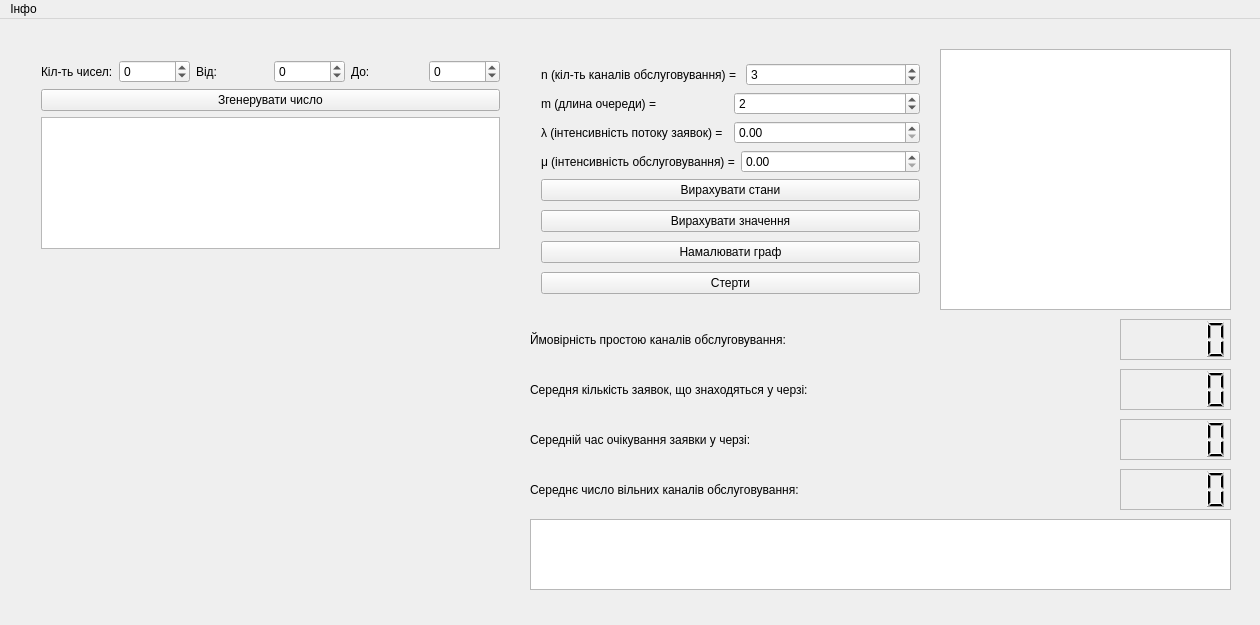
<?xml version="1.0" encoding="UTF-8"?>
<ui version="4.0">
 <class>MainWindow</class>
 <widget class="QMainWindow" name="MainWindow">
  <property name="enabled">
   <bool>true</bool>
  </property>
  <property name="geometry">
   <rect>
    <x>0</x>
    <y>0</y>
    <width>1260</width>
    <height>625</height>
   </rect>
  </property>
  <property name="windowTitle">
   <string>ГПЧ та СМО</string>
  </property>
  <property name="animated">
   <bool>true</bool>
  </property>
  <widget class="QWidget" name="centralWidget">
   <widget class="QWidget" name="">
    <property name="geometry">
     <rect>
      <x>30</x>
      <y>30</y>
      <width>481</width>
      <height>211</height>
     </rect>
    </property>
    <layout class="QVBoxLayout" name="verticalLayout">
     <item>
      <layout class="QHBoxLayout" name="horizontalLayout">
       <item>
        <widget class="QLabel" name="label_9">
         <property name="text">
          <string>Кіл-ть чисел:</string>
         </property>
        </widget>
       </item>
       <item>
        <widget class="QSpinBox" name="N">
         <property name="minimum">
          <number>-999</number>
         </property>
         <property name="maximum">
          <number>999</number>
         </property>
        </widget>
       </item>
       <item>
        <widget class="QLabel" name="label">
         <property name="text">
          <string>Від:</string>
         </property>
        </widget>
       </item>
       <item>
        <widget class="QSpinBox" name="a">
         <property name="minimum">
          <number>-999</number>
         </property>
         <property name="maximum">
          <number>999</number>
         </property>
        </widget>
       </item>
       <item>
        <widget class="QLabel" name="label_2">
         <property name="text">
          <string>До:</string>
         </property>
        </widget>
       </item>
       <item>
        <widget class="QSpinBox" name="b">
         <property name="minimum">
          <number>-999</number>
         </property>
         <property name="maximum">
          <number>999</number>
         </property>
        </widget>
       </item>
      </layout>
     </item>
     <item>
      <widget class="QPushButton" name="pushButton">
       <property name="text">
        <string>Згенерувати число</string>
       </property>
      </widget>
     </item>
     <item>
      <widget class="QTextBrowser" name="numout"/>
     </item>
    </layout>
   </widget>
   <widget class="QTextBrowser" name="conditions">
    <property name="geometry">
     <rect>
      <x>940</x>
      <y>30</y>
      <width>291</width>
      <height>261</height>
     </rect>
    </property>
   </widget>
   <widget class="QTextBrowser" name="graph_2">
    <property name="geometry">
     <rect>
      <x>530</x>
      <y>500</y>
      <width>701</width>
      <height>71</height>
     </rect>
    </property>
   </widget>
   <widget class="QLCDNumber" name="Noch">
    <property name="geometry">
     <rect>
      <x>1120</x>
      <y>350</y>
      <width>111</width>
      <height>41</height>
     </rect>
    </property>
    <property name="frameShape">
     <enum>QFrame::StyledPanel</enum>
    </property>
    <property name="frameShadow">
     <enum>QFrame::Raised</enum>
    </property>
    <property name="digitCount">
     <number>5</number>
    </property>
   </widget>
   <widget class="QLabel" name="label_7">
    <property name="geometry">
     <rect>
      <x>530</x>
      <y>300</y>
      <width>591</width>
      <height>41</height>
     </rect>
    </property>
    <property name="text">
     <string>Ймовірність простою каналів обслуговування:</string>
    </property>
   </widget>
   <widget class="QLCDNumber" name="P0">
    <property name="geometry">
     <rect>
      <x>1120</x>
      <y>300</y>
      <width>111</width>
      <height>41</height>
     </rect>
    </property>
    <property name="frameShape">
     <enum>QFrame::StyledPanel</enum>
    </property>
    <property name="frameShadow">
     <enum>QFrame::Raised</enum>
    </property>
    <property name="digitCount">
     <number>5</number>
    </property>
   </widget>
   <widget class="QLabel" name="label_8">
    <property name="geometry">
     <rect>
      <x>530</x>
      <y>350</y>
      <width>591</width>
      <height>41</height>
     </rect>
    </property>
    <property name="text">
     <string>Середня кількість заявок, що знаходяться у черзі:</string>
    </property>
   </widget>
   <widget class="QLabel" name="label_10">
    <property name="geometry">
     <rect>
      <x>530</x>
      <y>400</y>
      <width>591</width>
      <height>41</height>
     </rect>
    </property>
    <property name="text">
     <string>Середній час очікування заявки у черзі:</string>
    </property>
   </widget>
   <widget class="QLCDNumber" name="Toch">
    <property name="geometry">
     <rect>
      <x>1120</x>
      <y>400</y>
      <width>111</width>
      <height>41</height>
     </rect>
    </property>
    <property name="frameShape">
     <enum>QFrame::StyledPanel</enum>
    </property>
    <property name="frameShadow">
     <enum>QFrame::Raised</enum>
    </property>
    <property name="digitCount">
     <number>5</number>
    </property>
   </widget>
   <widget class="QLCDNumber" name="Nsk">
    <property name="geometry">
     <rect>
      <x>1120</x>
      <y>450</y>
      <width>111</width>
      <height>41</height>
     </rect>
    </property>
    <property name="frameShape">
     <enum>QFrame::StyledPanel</enum>
    </property>
    <property name="frameShadow">
     <enum>QFrame::Raised</enum>
    </property>
    <property name="digitCount">
     <number>5</number>
    </property>
   </widget>
   <widget class="QLabel" name="label_11">
    <property name="geometry">
     <rect>
      <x>530</x>
      <y>450</y>
      <width>591</width>
      <height>41</height>
     </rect>
    </property>
    <property name="text">
     <string>Середнє число вільних каналів обслуговування:</string>
    </property>
   </widget>
   <widget class="QWidget" name="">
    <property name="geometry">
     <rect>
      <x>530</x>
      <y>30</y>
      <width>401</width>
      <height>261</height>
     </rect>
    </property>
    <layout class="QVBoxLayout" name="verticalLayout_4">
     <item>
      <layout class="QVBoxLayout" name="verticalLayout_3">
       <item>
        <layout class="QVBoxLayout" name="verticalLayout_2">
         <item>
          <layout class="QHBoxLayout" name="horizontalLayout_2">
           <item>
            <widget class="QLabel" name="label_3">
             <property name="text">
              <string>n (кіл-ть каналів обслуговування) = </string>
             </property>
            </widget>
           </item>
           <item>
            <widget class="QSpinBox" name="n">
             <property name="value">
              <number>3</number>
             </property>
            </widget>
           </item>
          </layout>
         </item>
         <item>
          <layout class="QHBoxLayout" name="horizontalLayout_3">
           <item>
            <widget class="QLabel" name="label_4">
             <property name="text">
              <string>m (длина очереди) =</string>
             </property>
            </widget>
           </item>
           <item>
            <widget class="QSpinBox" name="mm">
             <property name="value">
              <number>2</number>
             </property>
            </widget>
           </item>
          </layout>
         </item>
         <item>
          <layout class="QHBoxLayout" name="horizontalLayout_4">
           <item>
            <widget class="QLabel" name="label_5">
             <property name="text">
              <string>λ (інтенсивність потоку заявок) =</string>
             </property>
            </widget>
           </item>
           <item>
            <widget class="QDoubleSpinBox" name="l"/>
           </item>
          </layout>
         </item>
         <item>
          <layout class="QHBoxLayout" name="horizontalLayout_5">
           <item>
            <widget class="QLabel" name="label_6">
             <property name="text">
              <string>μ (інтенсивність обслуговування) =</string>
             </property>
            </widget>
           </item>
           <item>
            <widget class="QDoubleSpinBox" name="mu"/>
           </item>
          </layout>
         </item>
        </layout>
       </item>
       <item>
        <widget class="QPushButton" name="calculate">
         <property name="text">
          <string>Вирахувати стани</string>
         </property>
        </widget>
       </item>
      </layout>
     </item>
     <item>
      <widget class="QPushButton" name="pushButton_2">
       <property name="text">
        <string>Вирахувати значення</string>
       </property>
      </widget>
     </item>
     <item>
      <widget class="QPushButton" name="graph">
       <property name="text">
        <string>Намалювати граф</string>
       </property>
      </widget>
     </item>
     <item>
      <widget class="QPushButton" name="clear">
       <property name="text">
        <string>Стерти</string>
       </property>
      </widget>
     </item>
    </layout>
   </widget>
  </widget>
  <widget class="QMenuBar" name="menuBar">
   <property name="geometry">
    <rect>
     <x>0</x>
     <y>0</y>
     <width>1260</width>
     <height>17</height>
    </rect>
   </property>
   <widget class="QMenu" name="menu">
    <property name="title">
     <string>Інфо</string>
    </property>
    <widget class="QMenu" name="menu_2">
     <property name="title">
      <string>Інструкція</string>
     </property>
     <addaction name="action_3"/>
     <addaction name="action_4"/>
    </widget>
    <addaction name="separator"/>
    <addaction name="menu_2"/>
    <addaction name="separator"/>
    <addaction name="About"/>
    <addaction name="action_5"/>
    <addaction name="action_6"/>
   </widget>
   <addaction name="menu"/>
  </widget>
  <action name="About">
   <property name="icon">
    <iconset resource="res.qrc">
     <normaloff>:/images/page.jpg</normaloff>:/images/page.jpg</iconset>
   </property>
   <property name="text">
    <string>Про програму</string>
   </property>
  </action>
  <action name="action_3">
   <property name="icon">
    <iconset resource="res.qrc">
     <normaloff>:/images/page.jpg</normaloff>:/images/page.jpg</iconset>
   </property>
   <property name="text">
    <string>Генератор чисел</string>
   </property>
  </action>
  <action name="action_4">
   <property name="icon">
    <iconset resource="res.qrc">
     <normaloff>:/images/page.jpg</normaloff>:/images/page.jpg</iconset>
   </property>
   <property name="text">
    <string>Система масового обслуговування</string>
   </property>
  </action>
  <action name="action_5">
   <property name="icon">
    <iconset resource="res.qrc">
     <normaloff>:/images/page.jpg</normaloff>:/images/page.jpg</iconset>
   </property>
   <property name="text">
    <string>Початкові умови</string>
   </property>
  </action>
  <action name="action_6">
   <property name="icon">
    <iconset resource="res.qrc">
     <normaloff>:/images/page.jpg</normaloff>:/images/page.jpg</iconset>
   </property>
   <property name="text">
    <string>Формули</string>
   </property>
  </action>
 </widget>
 <layoutdefault spacing="6" margin="11"/>
 <resources>
  <include location="res.qrc"/>
 </resources>
 <connections/>
</ui>
